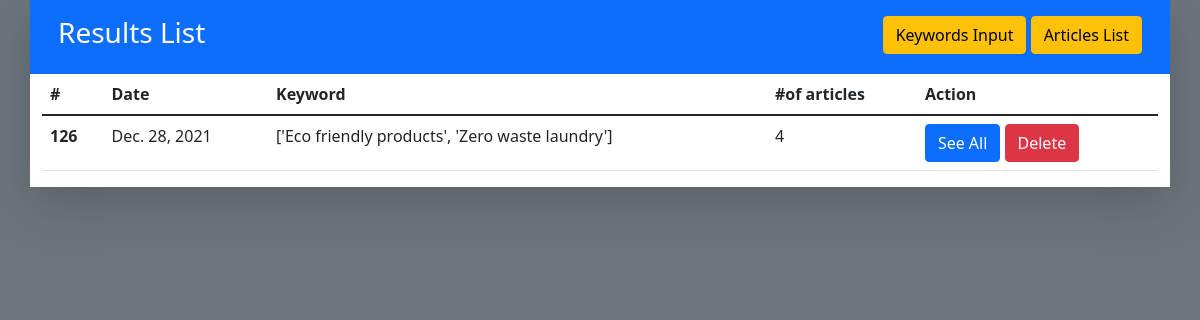
/articles/list/, run on an earlier commit of the app's database.
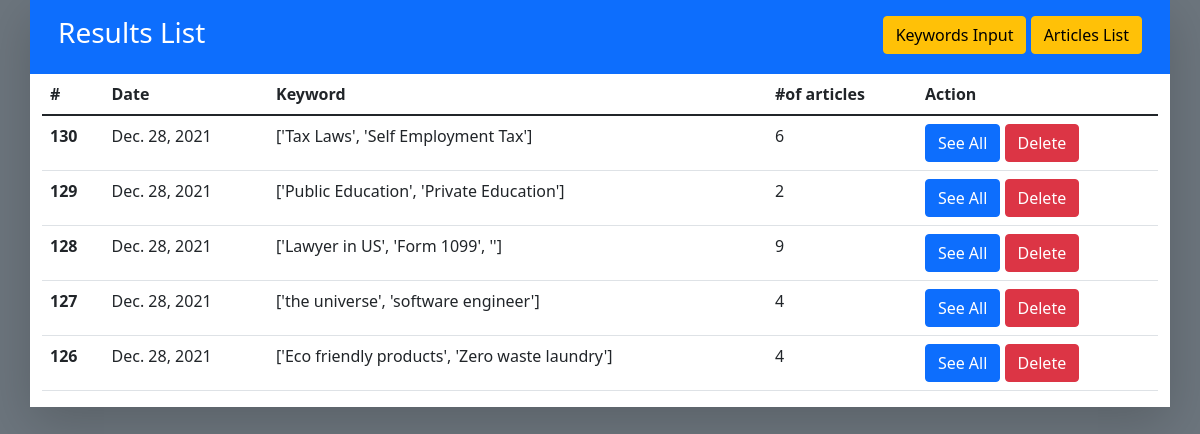
And on a later commit of the database.
### textSpin/models.py (models this page shows)
class KeywordsResultsReport(models.Model):
    keywords = models.TextField()
    number_of_articles = models.IntegerField()
    number_of_keywords = models.IntegerField(default=0)
    date = models.DateField(auto_now=True)

### textSpin/views.py (the view)
# urls.py: path('list/', KeywordResultsView.as_view(), name='list'),
class KeywordResultsView(ListView):
    template_name = "resultsListView.html"
    model = KeywordsResultsReport
    queryset = KeywordsResultsReport.objects.all().order_by('-id')

### textSpin/templates/resultsListView.html (shortened to what this page needs)
<!DOCTYPE html>
<html lang="en">
<head>
    <link href="https://cdn.jsdelivr.net/npm/bootstrap@5.1.3/dist/css/bootstrap.min.css" rel="stylesheet"
>
</head>
<body class="bg-secondary">
    <div class="container bg-white shadow-lg">
        <div class="row bg-primary p-3 text-white justify-content-between">
            <div class="col-auto">
                <h3>Results List</h3>
            </div>
            <div class="col-auto mw-auto">
                <a href="{% url 'textSpin:index' %}" class="btn btn-warning">Keywords Input</a>
                <a href="{% url 'textSpin:list' %}" class="btn btn-warning">Articles List</a>
            </div>
        </div>
        <div class="row">
            <div class="col-12">
                <table class="table">
                    <thead>
                        <tr>
                            <th scope="col">#</th>
                            <th scope="col">Date</th>
                            <th scope="col">Keyword</th>
                            <th scope="col">#of articles</th>
                            <th scope="col">Action</th>
                        </tr>
                    </thead>
                    <tbody>
                        {% for object in object_list %}
                        <tr>
                            <th scope="row">{{ object.id }}</th>
                            <td>{{ object.date }}</td>
                            <td>{{ object.keywords }}</td>
                            <td>{{ object.number_of_keywords }}</td>
                            <td>
                                <a href="{% url 'textSpin:download_list' object.id %}" class="btn btn-primary">See All</a>
                                <a href="{% url 'textSpin:delete' object.id %}" class="btn btn-danger">Delete</a>
                            </td>
                        </tr>
                        {% endfor %}
                    </tbody>
                </table>
            </div>
        </div>
    </div>
</body>
</html>

What changed in the data, as far as the page shows it:
added KeywordsResultsReport: id "130", date "Dec. 28, 2021", keywords "['Tax Laws', 'Self Employment Tax']", number_of_keywords "6"
added KeywordsResultsReport: id "129", date "Dec. 28, 2021", keywords "['Public Education', 'Private Education']", number_of_keywords "2"
added KeywordsResultsReport: id "128", date "Dec. 28, 2021", keywords "['Lawyer in US', 'Form 1099', '']", number_of_keywords "9"
added KeywordsResultsReport: id "127", date "Dec. 28, 2021", keywords "['the universe', 'software engineer']", number_of_keywords "4"
